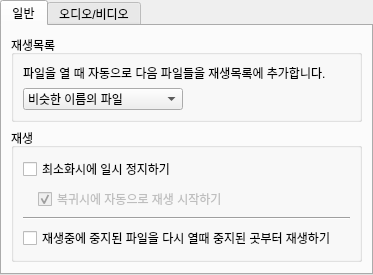
<ui version="4.0" >
 <class>Pref::Ui::GeneralWidget</class>
 <widget class="QWidget" name="Pref::Ui::GeneralWidget" >
  <property name="geometry" >
   <rect>
    <x>0</x>
    <y>0</y>
    <width>373</width>
    <height>275</height>
   </rect>
  </property>
  <property name="windowTitle" >
   <string>Form</string>
  </property>
  <layout class="QVBoxLayout" >
   <property name="margin" >
    <number>0</number>
   </property>
   <item>
    <widget class="QTabWidget" name="tabs" >
     <property name="currentIndex" >
      <number>0</number>
     </property>
     <widget class="QWidget" name="tab" >
      <property name="geometry" >
       <rect>
        <x>0</x>
        <y>0</y>
        <width>365</width>
        <height>243</height>
       </rect>
      </property>
      <attribute name="title" >
       <string>일반</string>
      </attribute>
      <layout class="QVBoxLayout" name="verticalLayout_4" >
       <item>
        <widget class="QGroupBox" name="groupBox_4" >
         <property name="title" >
          <string>재생목록</string>
         </property>
         <layout class="QVBoxLayout" name="verticalLayout_5" >
          <item>
           <widget class="QLabel" name="label_6" >
            <property name="text" >
             <string>파일을 열 때 자동으로 다음 파일들을 재생목록에 추가합니다.</string>
            </property>
           </widget>
          </item>
          <item>
           <layout class="QHBoxLayout" >
            <property name="spacing" >
             <number>0</number>
            </property>
            <item>
             <widget class="QComboBox" name="auto_add_combo" >
              <property name="sizeAdjustPolicy" >
               <enum>QComboBox::AdjustToContents</enum>
              </property>
              <item>
               <property name="text" >
                <string>비슷한 이름의 파일</string>
               </property>
              </item>
              <item>
               <property name="text" >
                <string>같은 경로의 모든 파일</string>
               </property>
              </item>
              <item>
               <property name="text" >
                <string>다른 파일을 추가하지 않음</string>
               </property>
              </item>
             </widget>
            </item>
            <item>
             <spacer>
              <property name="orientation" >
               <enum>Qt::Horizontal</enum>
              </property>
              <property name="sizeHint" stdset="0" >
               <size>
                <width>0</width>
                <height>0</height>
               </size>
              </property>
             </spacer>
            </item>
           </layout>
          </item>
         </layout>
        </widget>
       </item>
       <item>
        <widget class="QGroupBox" name="groupBox_5" >
         <property name="title" >
          <string>재생</string>
         </property>
         <layout class="QVBoxLayout" name="verticalLayout_6" >
          <item>
           <widget class="QCheckBox" name="pause_check" >
            <property name="text" >
             <string>최소화시에 일시 정지하기</string>
            </property>
           </widget>
          </item>
          <item>
           <layout class="QHBoxLayout" >
            <item>
             <spacer>
              <property name="orientation" >
               <enum>Qt::Horizontal</enum>
              </property>
              <property name="sizeType" >
               <enum>QSizePolicy::Fixed</enum>
              </property>
              <property name="sizeHint" stdset="0" >
               <size>
                <width>15</width>
                <height>0</height>
               </size>
              </property>
             </spacer>
            </item>
            <item>
             <widget class="QCheckBox" name="play_restored_check" >
              <property name="enabled" >
               <bool>false</bool>
              </property>
              <property name="text" >
               <string>복귀시에 자동으로 재생 시작하기</string>
              </property>
              <property name="checked" >
               <bool>true</bool>
              </property>
             </widget>
            </item>
           </layout>
          </item>
          <item>
           <widget class="Line" name="line_2" >
            <property name="orientation" >
             <enum>Qt::Horizontal</enum>
            </property>
           </widget>
          </item>
          <item>
           <widget class="QCheckBox" name="restart_stopped_files_check" >
            <property name="text" >
             <string>재생중에 중지된 파일을 다시 열때 중지된 곳부터 재생하기</string>
            </property>
           </widget>
          </item>
         </layout>
        </widget>
       </item>
       <item>
        <spacer>
         <property name="orientation" >
          <enum>Qt::Vertical</enum>
         </property>
         <property name="sizeHint" stdset="0" >
          <size>
           <width>0</width>
           <height>0</height>
          </size>
         </property>
        </spacer>
       </item>
      </layout>
     </widget>
     <widget class="QWidget" name="tab_2" >
      <property name="geometry" >
       <rect>
        <x>0</x>
        <y>0</y>
        <width>365</width>
        <height>243</height>
       </rect>
      </property>
      <attribute name="title" >
       <string>오디오/비디오</string>
      </attribute>
      <layout class="QVBoxLayout" name="verticalLayout_3" >
       <item>
        <widget class="QGroupBox" name="groupBox" >
         <property name="title" >
          <string>오디오</string>
         </property>
         <layout class="QVBoxLayout" name="verticalLayout_2" >
          <item>
           <layout class="QHBoxLayout" name="_2" >
            <item>
             <widget class="QLabel" name="label_3" >
              <property name="text" >
               <string>오디오 출력 드라이버</string>
              </property>
             </widget>
            </item>
            <item>
             <widget class="QComboBox" name="ao_combo" >
              <property name="editable" >
               <bool>false</bool>
              </property>
             </widget>
            </item>
            <item>
             <spacer>
              <property name="orientation" >
               <enum>Qt::Horizontal</enum>
              </property>
              <property name="sizeHint" stdset="0" >
               <size>
                <width>0</width>
                <height>0</height>
               </size>
              </property>
             </spacer>
            </item>
           </layout>
          </item>
          <item>
           <layout class="QHBoxLayout" name="horizontalLayout" >
            <item>
             <widget class="QLabel" name="label_8" >
              <property name="enabled" >
               <bool>true</bool>
              </property>
              <property name="sizePolicy" >
               <sizepolicy vsizetype="Preferred" hsizetype="Minimum" >
                <horstretch>0</horstretch>
                <verstretch>0</verstretch>
               </sizepolicy>
              </property>
              <property name="text" >
               <string>볼륨 증폭률</string>
              </property>
             </widget>
            </item>
            <item>
             <widget class="QSpinBox" name="amplification_spin" >
              <property name="accelerated" >
               <bool>true</bool>
              </property>
              <property name="suffix" >
               <string> %</string>
              </property>
              <property name="maximum" >
               <number>200</number>
              </property>
              <property name="value" >
               <number>100</number>
              </property>
             </widget>
            </item>
            <item>
             <spacer name="horizontalSpacer" >
              <property name="orientation" >
               <enum>Qt::Horizontal</enum>
              </property>
              <property name="sizeHint" stdset="0" >
               <size>
                <width>0</width>
                <height>0</height>
               </size>
              </property>
             </spacer>
            </item>
           </layout>
          </item>
          <item>
           <layout class="QHBoxLayout" name="_4" >
            <item>
             <widget class="QCheckBox" name="reset_volume_check" >
              <property name="text" >
               <string>재생 시작할 때 소리를 다시 설정하기</string>
              </property>
              <property name="checked" >
               <bool>true</bool>
              </property>
             </widget>
            </item>
            <item>
             <spacer>
              <property name="orientation" >
               <enum>Qt::Horizontal</enum>
              </property>
              <property name="sizeHint" stdset="0" >
               <size>
                <width>0</width>
                <height>0</height>
               </size>
              </property>
             </spacer>
            </item>
            <item>
             <layout class="QHBoxLayout" name="_5" >
              <item>
               <widget class="QLabel" name="label_7" >
                <property name="text" >
                 <string>0</string>
                </property>
               </widget>
              </item>
              <item>
               <widget class="QSlider" name="volume_slider" >
                <property name="maximum" >
                 <number>100</number>
                </property>
                <property name="orientation" >
                 <enum>Qt::Horizontal</enum>
                </property>
               </widget>
              </item>
             </layout>
            </item>
           </layout>
          </item>
         </layout>
        </widget>
       </item>
       <item>
        <widget class="QGroupBox" name="groupBox_2" >
         <property name="title" >
          <string>비디오</string>
         </property>
         <layout class="QVBoxLayout" name="verticalLayout" >
          <item>
           <layout class="QHBoxLayout" >
            <item>
             <widget class="QLabel" name="label_2" >
              <property name="text" >
               <string>비디오 출력 드라이버</string>
              </property>
             </widget>
            </item>
            <item>
             <widget class="QComboBox" name="vo_combo" >
              <property name="editable" >
               <bool>false</bool>
              </property>
             </widget>
            </item>
            <item>
             <spacer>
              <property name="orientation" >
               <enum>Qt::Horizontal</enum>
              </property>
              <property name="sizeHint" stdset="0" >
               <size>
                <width>0</width>
                <height>0</height>
               </size>
              </property>
             </spacer>
            </item>
           </layout>
          </item>
         </layout>
         <zorder></zorder>
        </widget>
       </item>
       <item>
        <spacer>
         <property name="orientation" >
          <enum>Qt::Vertical</enum>
         </property>
         <property name="sizeHint" stdset="0" >
          <size>
           <width>0</width>
           <height>0</height>
          </size>
         </property>
        </spacer>
       </item>
      </layout>
     </widget>
    </widget>
   </item>
  </layout>
 </widget>
 <resources/>
 <connections>
  <connection>
   <sender>pause_check</sender>
   <signal>toggled(bool)</signal>
   <receiver>play_restored_check</receiver>
   <slot>setEnabled(bool)</slot>
   <hints>
    <hint type="sourcelabel" >
     <x>124</x>
     <y>167</y>
    </hint>
    <hint type="destinationlabel" >
     <x>134</x>
     <y>187</y>
    </hint>
   </hints>
  </connection>
 </connections>
</ui>
